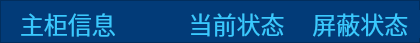
      <widget class="QFrame" name="frame_20">
       <property name="geometry">
        <rect>
         <x>0</x>
         <y>54</y>
         <width>420</width>
         <height>43</height>
        </rect>
       </property>
       <property name="styleSheet">
        <string notr="true">background-color: rgb(2, 59, 120);</string>
       </property>
       <property name="frameShape">
        <enum>QFrame::StyledPanel</enum>
       </property>
       <property name="frameShadow">
        <enum>QFrame::Raised</enum>
       </property>
       <widget class="QLabel" name="label_59">
        <property name="geometry">
         <rect>
          <x>300</x>
          <y>10</y>
          <width>121</width>
          <height>28</height>
         </rect>
        </property>
        <property name="font">
         <font>
          <family>微软雅黑</family>
          <pointsize>18</pointsize>
          <weight>9</weight>
          <italic>false</italic>
          <bold>false</bold>
         </font>
        </property>
        <property name="styleSheet">
         <string notr="true">font: 75 18pt &quot;微软雅黑&quot;;
color: rgb(57, 201, 255);</string>
        </property>
        <property name="text">
         <string>  屏蔽状态</string>
        </property>
       </widget>
       <widget class="QLabel" name="label_57">
        <property name="geometry">
         <rect>
          <x>170</x>
          <y>10</y>
          <width>141</width>
          <height>28</height>
         </rect>
        </property>
        <property name="font">
         <font>
          <family>微软雅黑</family>
          <pointsize>18</pointsize>
          <weight>9</weight>
          <italic>false</italic>
          <bold>false</bold>
         </font>
        </property>
        <property name="styleSheet">
         <string notr="true">font: 75 18pt &quot;微软雅黑&quot;;
color: rgb(57, 201, 255);</string>
        </property>
        <property name="text">
         <string>   当前状态</string>
        </property>
       </widget>
       <widget class="QLabel" name="label_77">
        <property name="geometry">
         <rect>
          <x>20</x>
          <y>10</y>
          <width>101</width>
          <height>28</height>
         </rect>
        </property>
        <property name="font">
         <font>
          <family>微软雅黑</family>
          <pointsize>18</pointsize>
          <weight>9</weight>
          <italic>false</italic>
          <bold>false</bold>
         </font>
        </property>
        <property name="styleSheet">
         <string notr="true">font: 75 18pt &quot;微软雅黑&quot;;
color: rgb(57, 201, 255);</string>
        </property>
        <property name="text">
         <string>主柜信息</string>
        </property>
       </widget>
      </widget>
